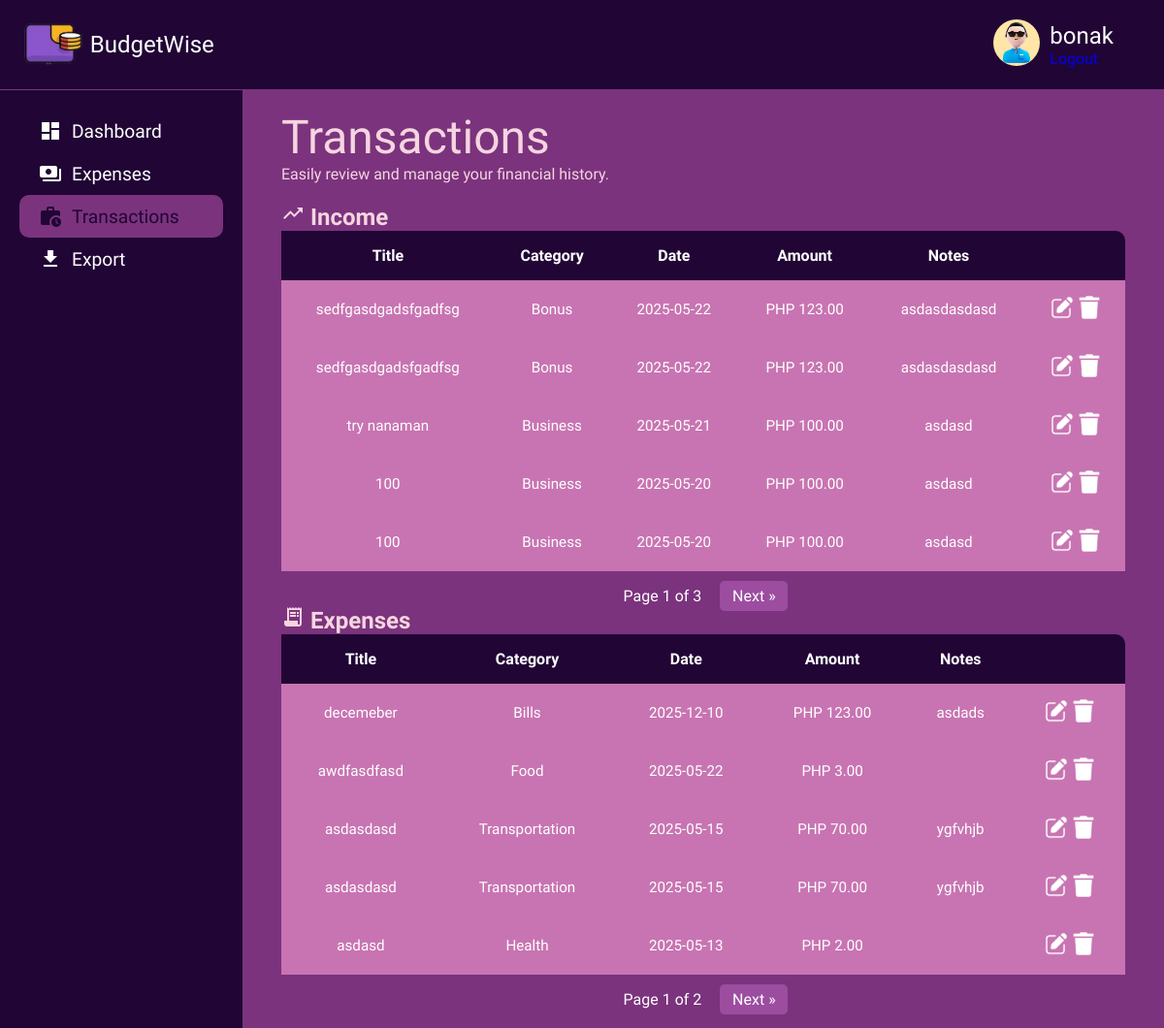
The page /finance/ (signed in) on the database its author committed.
### accounts/models.py (models this page shows)
class CustomUser(AbstractUser):
    pass  # django built-in fields muna then extand lang later

### finance/models.py (models this page shows, shortened)
class Entry(models.Model):
    ENTRY_TYPE_CHOICES = [
        ('income', 'Income'),
        ('expense', 'Expense'),
    ]
    user = models.ForeignKey(settings.AUTH_USER_MODEL, on_delete=models.CASCADE)
    title = models.CharField(max_length=200)
    amount = models.DecimalField(max_digits=10, decimal_places=2)
    date = models.DateField()
    entry_type = models.CharField(max_length=7, choices=ENTRY_TYPE_CHOICES)
    category = models.ForeignKey(Category, on_delete=models.SET_NULL, null=True, blank=True)
    notes = models.TextField(blank=True, null=True)

class Category(models.Model):
    EXPENSE_CATEGORIES = [
        ('grocery', 'Grocery'),
        ('health', 'Health'),
        ('gifts', 'Gifts'),
        ('transportation', 'Transportation'),
        ('food', 'Food'),
        ('eating_out', 'Eating Out'),
        ('bills', 'Bills'),
    ]
    INCOME_CATEGORIES = [
        ('salary', 'Salary'),
        ('bonus', 'Bonus'),
        ('business', 'Business'),
    ]
    CATEGORY_TYPES = [
        ('expense', 'Expense'),
        ('income', 'Income'),
    ]
    user = models.ForeignKey(settings.AUTH_USER_MODEL, on_delete=models.CASCADE, null=True, blank=True)
    name = models.CharField(max_length=100)
    category_type = models.CharField(max_length=7, choices=CATEGORY_TYPES)
    is_default = models.BooleanField(default=False)

### finance/views.py (the view)
# urls.py: path('', transaction, name='entry-list'),
@never_cache
@login_required
def transaction(request):
    income_entries = Entry.objects.filter(user=request.user, entry_type='income').order_by('-date')
    expense_entries = Entry.objects.filter(user=request.user, entry_type='expense').order_by('-date')
    income_page = paginate_entries(income_entries, request, 'income_page')
    expense_page = paginate_entries(expense_entries, request, 'expense_page')
    return render(request, 'finance/transaction.html', {
        'income_page': income_page,
        'expense_page': expense_page,
    })

### finance/views.py (called while the page is built)
def paginate_entries(entries, request, page_param):
    paginator = Paginator(entries, 5)
    page_number = request.GET.get(page_param)
    try:
        return paginator.get_page(page_number)
    except Exception:
        return paginator.get_page(1)

### finance/templates/finance/transaction.html (shortened to what this page needs)
{% load static %}
<!DOCTYPE html>
<html lang="en">
  <head>
    <link
      rel="stylesheet"
      href="{% static 'pages/transaction/transaction.css' %}"
    />
    <link rel="stylesheet" href="{% static 'css/colors.css' %}" />
  </head>
  <body>
    <header class="header" role="banner">
      <a href="{% url 'dashboard' %}">
        <div class="logo">
          <div class="logo-icon">
            <img
              src="{% static 'pics/mockLogo.png' %}"
              alt="BudgetWise Logo"
              class="logo-img"
            />
          </div>
          <div class="logo-text">BudgetWise</div>
        </div>
      </a>
      <div class="user-profile">
        <div class="user-avatar">
          <img
            src="{% static 'pics/user1.png' %}"
            alt="User Avatar"
            class="avatar-image"
          />
        </div>
        <div class="user-info">
          <span class="user-name">{{ user.username }}</span>
          <a class="btn btn-outline-light ms-2" href="{% url 'logout' %}"
            >Logout</a
          >
        </div>
      </div>
    </header>
    <div class="container">
      <aside class="sidebar" role="complementary">
        <a href="{% url 'dashboard' %}">
          <div class="menu-item">
            <span class="material-icons">dashboard</span><span>Dashboard</span>
          </div>
        </a>
        <a href="{% url 'finance:expenses-page' %}">
          <div class="menu-item">
            <span class="material-icons">payments</span><span>Expenses</span>
          </div>
        </a>
        <a href="{% url 'finance:entry-list' %}">
          <div class="menu-item active">
            <span class="material-icons">work_history</span>
            <span>Transactions</span>
          </div>
        </a>
        <a href="{% url 'finance:entry-export' %}">
          <div class="menu-item">
            <span class="material-icons">file_download</span><span>Export</span>
          </div>
        </a>
      </aside>
      <div class="main-content">
        <div class="welcome-message">
          <h1>Transactions</h1>
          <p>Easily review and manage your financial history.</p>
        </div>
        <br />
        <div class="transactions-card">
          <h2><span class="material-icons">trending_up</span> Income</h2>
          <table>
            <thead>
              <tr>
                <th>Title</th>
                <th>Category</th>
                <th>Date</th>
                <th>Amount</th>
                <th>Notes</th>
              </tr>
            </thead>
            <tbody>
              {% for entry in income_page %}
              <tr>
                <td>{{ entry.title }}</td>
                <td>{{ entry.category.name }}</td>
                <td>{{ entry.date|date:"Y-m-d" }}</td>
                <td>PHP {{ entry.amount }}</td>
                <td>{{ entry.notes }}</td>
                <td class="actions">
                  <a onclick="openEntryModal({{ entry.id }})">
                    <img src="{% static 'pics/edit.png' %}" alt="Edit Icon" />
                  </a>
                  <a
                    onclick="openDeleteModal('{{ entry.title }}', '{% url 'finance:entry-delete' entry.id %}')"
                  >
                    <img
                      src="{% static 'pics/trash.png' %}"
                      alt="Delete Icon"
                    />
                  </a>
                </td>
              </tr>
              {% empty %}
              <tr class="no-entry">
                <td colspan="6">No income entries found.</td>
              </tr>
              {% endfor %}
            </tbody>
          </table>
          <div class="transaction-pagination">
            <span
              >Page {{ income_page.number }} of
              {{income_page.paginator.num_pages }}</span
            >
            {% if income_page.has_next %}
            <a href="?income_page={{ income_page.next_page_number }}"
              >Next &raquo;</a
            >
            {% endif %}
          </div>
        </div>
        <div class="transactions-card">
          <h2><span class="material-icons">receipt_long</span> Expenses</h2>
          <table>
            <thead>
              <tr>
                <th>Title</th>
                <th>Category</th>
                <th>Date</th>
                <th>Amount</th>
                <th>Notes</th>
              </tr>
            </thead>
            <tbody>
              {% for entry in expense_page %}
              <tr>
                <td>{{ entry.title }}</td>
                <td>{{ entry.category.name }}</td>
                <td>{{ entry.date|date:"Y-m-d" }}</td>
                <td>PHP {{ entry.amount }}</td>
                <td>{{ entry.notes }}</td>
                <td class="actions">
                  <a onclick="openEntryModal({{ entry.id }})">
                    <img src="{% static 'pics/edit.png' %}" alt="Edit Icon" />
                  </a>
                  <a
                    onclick="openDeleteModal('{{ entry.title }}', '{% url 'finance:entry-delete' entry.id %}')"
                  >
                    <img
                      src="{% static 'pics/trash.png' %}"
                      alt="Delete Icon"
                    />
                  </a>
                </td>
              </tr>
              {% empty %}
              <tr class="no-entry">
                <td colspan="6">No expense entries found.</td>
              </tr>
              {% endfor %}
            </tbody>
          </table>
          <div class="transaction-pagination">
            <span
              >Page {{ expense_page.number }} of
              {{expense_page.paginator.num_pages }}</span
            >
            {% if expense_page.has_next %}
            <a href="?expense_page={{ expense_page.next_page_number }}"
              >Next &raquo;</a
            >
            {% endif %}
          </div>
        </div>
      </div>
    </div>
  </body>
</html>

### static/pages/transaction/transaction.css (style rules this page uses)
* { margin: 0; padding: 0; box-sizing: border-box; font-family: "K2D", sans-serif; }
html, body { height: 100%; }
.header, .main-content, .transactions-card { min-width: unset; width: 100%; }
.header { display: flex; flex-direction: row; justify-content: space-between; align-items: center; padding: 20px; background-color: var(--secondary); border-bottom: 1px solid var(--primary); }
.header a { text-decoration: none; }
.logo { display: flex; flex-direction: row; align-items: center; }
.logo-img { height: 48px; width: auto; }
.logo-text { font-size: 1.5rem; font-weight: 500; padding-left: 5px; color: var(--white); }
.user-profile { display: flex; align-items: center; gap: 10px; }
.avatar-image { height: 48px; width: 48px; border-radius: 50%; }
.user-info { display: flex; flex-direction: column; color: var(--white); padding-right: 2rem; }
.user-name { font-size: 1.5rem; font-weight: 500; }
.container { display: flex; }
.sidebar { display: flex; flex-direction: column; padding: 20px; background-color: var(--secondary); height: auto; width: 250px; left: -250px; }
.sidebar a { text-decoration: none; }
.menu-item { display: flex; flex-direction: row; align-items: center; gap: 10px; font-size: 1.2rem; font-weight: 500; color: var(--white); padding: 10px 20px; }
.menu-item.active { background-color: var(--primary); border-radius: 10px; color: var(--dark-text); }
.main-content { display: flex; flex-direction: column; padding: 20px 40px; background-color: var(--primary); height: max-content; min-height: 100vh; width: calc(100% - 250px); }
.welcome-message { color: var(--light-primary); }
.welcome-message h1 { font-size: 3rem; font-weight: 500; }
.transactions-card { color: var(--light-primary); }
table { width: 100%; border-collapse: collapse; background-color: var(--secondary); border-radius: 10px; overflow-x: auto; }
th, td { padding: 1rem; text-align: center; color: var(--white); }
thead { background-color: var(--secondary); }
td { background-color: var(--record-card); font-size: 0.95rem; height: auto; }
.actions { gap: 0.5rem; justify-content: center; }
.actions img { width: 24px; height: 24px; cursor: pointer; filter: invert(1); }
.transaction-pagination { margin-top: 1rem; text-align: center; }
.transaction-pagination a { color: var(--white); background-color: var(--hover-primary); padding: 0.4rem 0.8rem; margin: 0 5px; text-decoration: none; border-radius: 5px; }
.transaction-pagination span { margin: 0 10px; color: var(--white); }

### static/css/colors.css (style rules this page uses)
:root { --primary: #7b337d; --secondary: #210535; --light-primary: #f5d5e0; --light-secondary: #f4c4d4; --white: #ffffff; --text: #ffffff; --dark-text: #210535; --muted-text: #ffffff80; --green: #77dd77; --red: #ff6961; --yellow: #ffee8c; --button-gray: #b0b0b0; --hover-primary: #9c4da0; --hover-secondary: #3a0a60; --hover-menu-item: #8b5cf6; --bills: #e7d7ca; --grocery: #d5f6fb; --food: #f6f3a9; --health: #f1beb5; --eating-out: #e7d27c; --transpo: #d5d1e9; --gifts: #f8c57c; --budget-card: #2f1045; --icon-container: #210535; --status-bar: #1f092e; --record-card: #c874b2; }

### rows shown on the page
CustomUser: username "bonak"
Entry: title "sedfgasdgadsfgadfsg", category.name "Bonus", date "2025-05-22", amount "123.00", notes "asdasdasdasd"
Entry: title "sedfgasdgadsfgadfsg", category.name "Bonus", date "2025-05-22", amount "123.00", notes "asdasdasdasd"
Entry: title "try nanaman", category.name "Business", date "2025-05-21", amount "100.00", notes "asdasd"
Entry: title "100", category.name "Business", date "2025-05-20", amount "100.00", notes "asdasd"
Entry: title "100", category.name "Business", date "2025-05-20", amount "100.00", notes "asdasd"
Entry: title "decemeber", category.name "Bills", date "2025-12-10", amount "123.00", notes "asdads"
Entry: title "awdfasdfasd", category.name "Food", date "2025-05-22", amount "3.00"
Entry: title "asdasdasd", category.name "Transportation", date "2025-05-15", amount "70.00", notes "ygfvhjb"
Entry: title "asdasdasd", category.name "Transportation", date "2025-05-15", amount "70.00", notes "ygfvhjb"
Entry: title "asdasd", category.name "Health", date "2025-05-13", amount "2.00"

### other values the page prints
{{ income_page.number }} "1"
{{ income_page.paginator.num_pages }} "3"
{{ expense_page.number }} "1"
{{ expense_page.paginator.num_pages }} "2"
